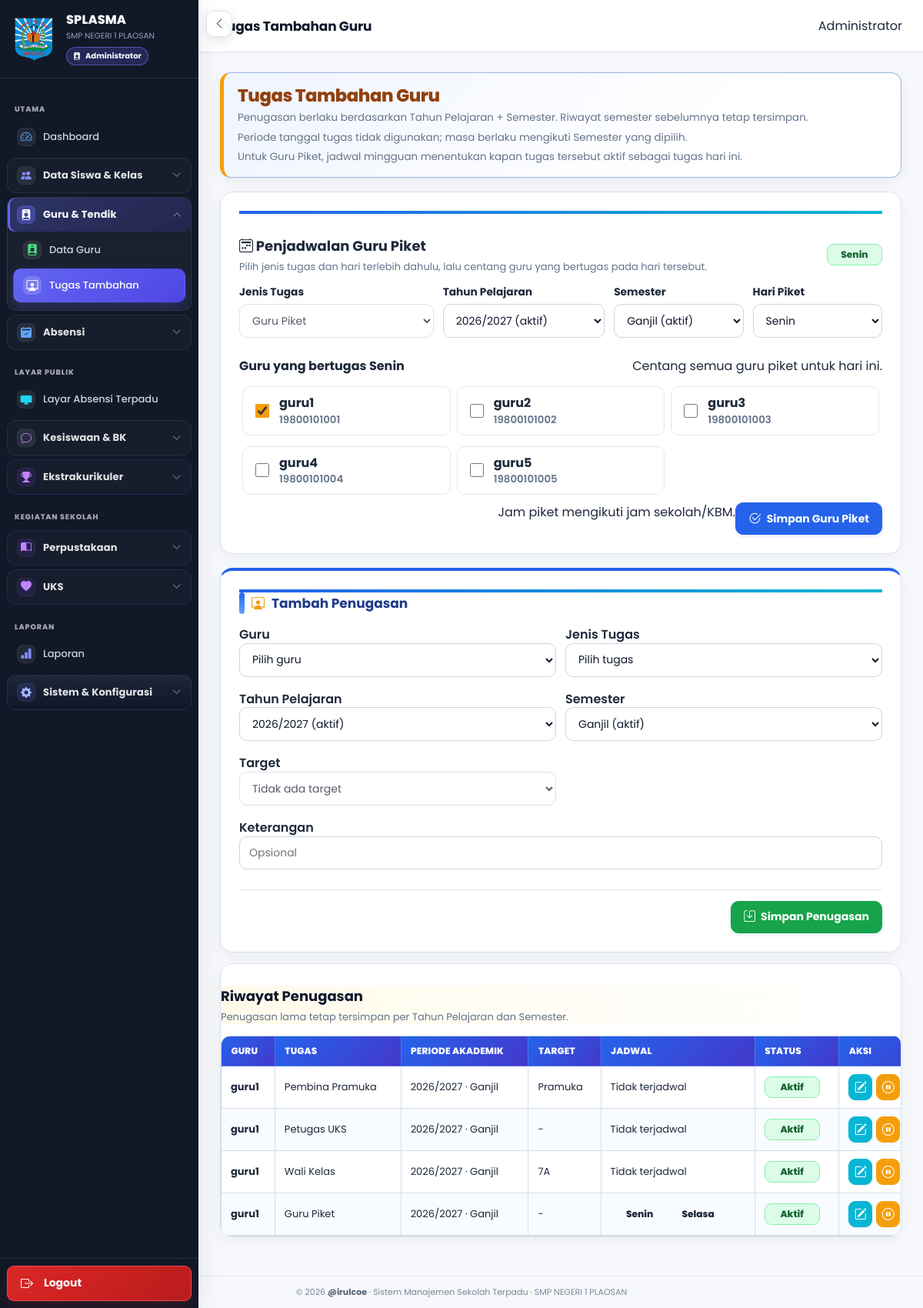
/tugas_guru/index.php (signed in), run on the app's committed database.
### tables this page shows
CREATE TABLE `profil_sekolah` (
  `id` bigint(20) UNSIGNED NOT NULL,
  `nama_sekolah` varchar(200) NOT NULL,
  `npsn` varchar(30) DEFAULT NULL,
  `nss` varchar(30) DEFAULT NULL,
  `jenjang` varchar(50) DEFAULT NULL,
  `status_sekolah` varchar(50) DEFAULT NULL,
  `alamat` text DEFAULT NULL,
  `desa` varchar(100) DEFAULT NULL,
  `kecamatan` varchar(100) DEFAULT NULL,
  `kabupaten` varchar(100) DEFAULT NULL,
  `provinsi` varchar(100) DEFAULT NULL,
  `kode_pos` varchar(10) DEFAULT NULL,
  `telepon` varchar(50) DEFAULT NULL,
  `email` varchar(150) DEFAULT NULL,
  `website` varchar(200) DEFAULT NULL,
  `logo` varchar(255) DEFAULT NULL,
  `foto` varchar(255) DEFAULT NULL,
  `nama_kepala` varchar(200) DEFAULT NULL,
  `nip_kepala` varchar(50) DEFAULT NULL,
  `created_at` timestamp NULL DEFAULT current_timestamp(),
  `updated_at` timestamp NULL DEFAULT current_timestamp() ON UPDATE current_timestamp()
);

CREATE TABLE `jenis_tugas` (
  `id` bigint(20) UNSIGNED NOT NULL,
  `kode` varchar(50) NOT NULL,
  `nama` varchar(100) NOT NULL,
  `kategori` varchar(50) DEFAULT NULL,
  `aktif` tinyint(1) NOT NULL DEFAULT 1,
  `keterangan` text DEFAULT NULL,
  `created_at` timestamp NULL DEFAULT current_timestamp(),
  `updated_at` timestamp NULL DEFAULT current_timestamp() ON UPDATE current_timestamp()
);

CREATE TABLE `guru` (
  `id` bigint(20) UNSIGNED NOT NULL,
  `nama` varchar(150) NOT NULL,
  `nip` varchar(50) DEFAULT NULL,
  `jk` enum('L','P') DEFAULT NULL,
  `no_hp` varchar(30) DEFAULT NULL,
  `kode_qr` varchar(100) NOT NULL,
  `mapel` varchar(100) DEFAULT NULL,
  `status` enum('aktif','nonaktif') NOT NULL DEFAULT 'aktif',
  `created_at` timestamp NULL DEFAULT current_timestamp(),
  `updated_at` timestamp NULL DEFAULT current_timestamp() ON UPDATE current_timestamp()
);

CREATE TABLE `tugas_guru` (
  `id` bigint(20) UNSIGNED NOT NULL,
  `guru_id` bigint(20) UNSIGNED NOT NULL,
  `jenis_tugas_id` bigint(20) UNSIGNED NOT NULL,
  `tahun_pelajaran_id` bigint(20) UNSIGNED NOT NULL,
  `semester_id` bigint(20) UNSIGNED DEFAULT NULL,
  `target_tipe` varchar(30) DEFAULT NULL,
  `target_id` bigint(20) UNSIGNED DEFAULT NULL,
  `mulai` date DEFAULT NULL,
  `selesai` date DEFAULT NULL,
  `aktif` tinyint(1) NOT NULL DEFAULT 1,
  `keterangan` varchar(255) DEFAULT NULL,
  `created_at` timestamp NULL DEFAULT current_timestamp(),
  `updated_at` timestamp NULL DEFAULT current_timestamp() ON UPDATE current_timestamp()
);

CREATE TABLE `tahun_pelajaran` (
  `id` bigint(20) UNSIGNED NOT NULL,
  `nama` varchar(20) NOT NULL,
  `aktif` tinyint(1) NOT NULL DEFAULT 0,
  `tanggal_mulai` date DEFAULT NULL,
  `tanggal_selesai` date DEFAULT NULL,
  `created_at` timestamp NULL DEFAULT current_timestamp(),
  `updated_at` timestamp NULL DEFAULT current_timestamp() ON UPDATE current_timestamp()
);

CREATE TABLE `semester` (
  `id` bigint(20) UNSIGNED NOT NULL,
  `tahun_pelajaran_id` bigint(20) UNSIGNED NOT NULL,
  `nama` enum('Ganjil','Genap') NOT NULL,
  `aktif` tinyint(1) NOT NULL DEFAULT 0,
  `tanggal_mulai` date DEFAULT NULL,
  `tanggal_selesai` date DEFAULT NULL,
  `created_at` timestamp NULL DEFAULT current_timestamp(),
  `updated_at` timestamp NULL DEFAULT current_timestamp() ON UPDATE current_timestamp()
);

CREATE TABLE `tugas_guru_jadwal` (
  `id` bigint(20) UNSIGNED NOT NULL,
  `tugas_guru_id` bigint(20) UNSIGNED NOT NULL,
  `hari` tinyint(3) UNSIGNED NOT NULL,
  `jam_mulai` time DEFAULT NULL,
  `jam_selesai` time DEFAULT NULL,
  `aktif` tinyint(1) NOT NULL DEFAULT 1,
  `keterangan` varchar(255) DEFAULT NULL,
  `created_at` timestamp NULL DEFAULT current_timestamp(),
  `updated_at` timestamp NULL DEFAULT current_timestamp() ON UPDATE current_timestamp()
);

### tugas_guru/index.php (the view, shortened to what the rows shown need)
<?php
require_once __DIR__ . '/../includes/task_access.php';
$years = $pdo->query("SELECT id,nama,aktif FROM tahun_pelajaran ORDER BY tanggal_mulai DESC,id DESC")->fetchAll();
$activeYear = 0;
foreach ($years as $y) { if ((int)$y['aktif'] === 1) { $activeYear = (int)$y['id']; break; } }
$semesters = $pdo->query("SELECT id,tahun_pelajaran_id,nama,aktif FROM semester ORDER BY tahun_pelajaran_id DESC,id")->fetchAll();
$editId = (int)($_GET['edit'] ?? 0);
$guruRows = $pdo->query("SELECT id,nama,nip FROM guru WHERE status='aktif' ORDER BY nama")->fetchAll();
$jenisRows = $pdo->query("SELECT id,kode,nama FROM jenis_tugas WHERE aktif=1 AND kode <> 'GURU_BK' ORDER BY kategori,nama,id")->fetchAll();
$rows = $pdo->query("SELECT tg.*,g.nama guru_nama,jt.nama jenis_nama,jt.kode jenis_kode,tp.nama tapel,s.nama semester_nama,
 CASE WHEN tg.target_tipe='kelas' THEN (SELECT mk.nama FROM master_kelas mk WHERE mk.id=tg.target_id) WHEN tg.target_tipe='ekstrakurikuler' THEN (SELECT e.nama FROM ekstrakurikuler e WHERE e.id=tg.target_id) ELSE NULL END target_nama
 FROM tugas_guru tg JOIN guru g ON g.id=tg.guru_id JOIN jenis_tugas jt ON jt.id=tg.jenis_tugas_id JOIN tahun_pelajaran tp ON tp.id=tg.tahun_pelajaran_id JOIN semester s ON s.id=tg.semester_id ORDER BY tp.tanggal_mulai DESC,s.id DESC,tg.id DESC")->fetchAll();
$jadwalByTask = [];
if ($rows) {
    $ids = array_map(fn($r) => (int)$r['id'], $rows);
    $ph = implode(',', array_fill(0,count($ids),'?'));
    $q = $pdo->prepare("SELECT * FROM tugas_guru_jadwal WHERE tugas_guru_id IN ($ph) AND aktif=1 ORDER BY hari,jam_mulai");
    $q->execute($ids);
    foreach ($q->fetchAll(PDO::FETCH_ASSOC) as $j) $jadwalByTask[(int)$j['tugas_guru_id']][] = $j;
}
$dayNames = [1=>'Senin',2=>'Selasa',3=>'Rabu',4=>'Kamis',5=>'Jumat',6=>'Sabtu',7=>'Minggu'];
$piketJenisId = 0;
foreach ($jenisRows as $jr) { if (in_array((string)$jr['kode'], ['GURU_PIKET','PETUGAS_PIKET'], true)) { $piketJenisId = (int)$jr['id']; break; } }
$piketTapel = (int)($_GET['piket_tapel'] ?? $activeYear);
$piketSemester = (int)($_GET['piket_semester'] ?? 0);
$piketHari = (int)($_GET['piket_hari'] ?? 1);
if ($piketSemester < 1) {
    foreach ($semesters as $s) { if ((int)$s['tahun_pelajaran_id'] === $piketTapel && (int)$s['aktif'] === 1) { $piketSemester = (int)$s['id']; break; } }
}
$piketAssigned = [];
if ($piketJenisId > 0 && $piketTapel > 0 && $piketSemester > 0) {
    $qa = $pdo->prepare("SELECT tg.guru_id FROM tugas_guru tg JOIN tugas_guru_jadwal tgj ON tgj.tugas_guru_id=tg.id AND tgj.aktif=1 AND tgj.hari=? WHERE tg.jenis_tugas_id=? AND tg.tahun_pelajaran_id=? AND tg.semester_id=? AND tg.aktif=1 AND tg.target_tipe IS NULL AND tg.target_id IS NULL");
    $qa->execute([$piketHari,$piketJenisId,$piketTapel,$piketSemester]);
    foreach ($qa->fetchAll(PDO::FETCH_ASSOC) as $ar) {
        $piketAssigned[(int)$ar['guru_id']] = true;
    }
}
require_once __DIR__ . '/../layouts/header.php';
require_once __DIR__ . '/../layouts/sidebar.php';
?>
<main class="main guru-task-page"><header class="topbar"><div class="topbar-title">Tugas Tambahan Guru</div><div class="topbar-user"><?=e(user_name())?></div></header><section class="content">
<div class="page-header"><div><h1>Tugas Tambahan Guru</h1></div></div>
<div class="form-card piket-bulk-card" id="piket-bulk"><div class="section-title"><div><h2><i class="bi bi-calendar2-week"></i> Penjadwalan Guru Piket</h2></div></div><form method="get" class="piket-filter"><div><label>Jenis Tugas<select class="form-control" disabled><option><?=e($jenisRows[array_search($piketJenisId,array_column($jenisRows,'id'))]['nama'] ?? 'Guru Piket')?></option></select></label></div></form><form method="post" class="piket-bulk-form"><div class="piket-teacher-grid"><?php foreach($guruRows as $g):?><label class="piket-teacher-item"><input type="checkbox" name="piket_guru_id[]" value="<?=$g['id']?>" <?=isset($piketAssigned[(int)$g['id']])?'checked':''?>><span><strong><?=e($g['nama'])?></strong><?php if($g['nip']):?><small><?=e($g['nip'])?></small><?php endif;?></span></label><?php endforeach;?></div></form></div>
<div class="form-card" id="editor"><h2><i class="bi bi-person-workspace"></i> <?=$editId ? 'Edit Penugasan' : 'Tambah Penugasan'?></h2>
</div>
<div class="dashboard-table-card"><div class="section-title"><div><h2>Riwayat Penugasan</h2><p>Penugasan lama tetap tersimpan per Tahun Pelajaran dan Semester.</p></div></div><div class="table-responsive"><table class="data-table"><thead><tr><th>Guru</th><th>Tugas</th><th>Periode Akademik</th><th>Target</th><th>Jadwal</th><th>Status</th><th>Aksi</th></tr></thead><tbody><?php if(!$rows):?><tr><td colspan="7" class="empty-state">Belum ada penugasan.</td></tr><?php else:foreach($rows as $r):?><tr><td><strong><?=e($r['guru_nama'])?></strong></td><td><?=e($r['jenis_nama'])?></td><td><?=e($r['tapel'])?> · <?=e($r['semester_nama'])?></td><td><?=e($r['target_nama']??'-')?></td><td><?php $js=$jadwalByTask[(int)$r['id']]??[]; if(!$js):?><span class="text-muted">Tidak terjadwal</span><?php else:foreach($js as $j):?><span class="status-badge" style="margin:2px"><?=e($dayNames[(int)$j['hari']])?></span><?php endforeach;endif;?></td><td><span class="status-badge <?=$r['aktif']?'status-aktif':'status-nonaktif'?>"><?=$r['aktif']?'Aktif':'Nonaktif'?></span></td><td><div class="table-actions"><a class="btn btn-secondary btn-sm btn-icon-sm" title="Edit penugasan" aria-label="Edit penugasan" href="<?=BASE_URL?>tugas_guru/index.php?edit=<?=(int)$r['id']?>#editor"><i class="bi bi-pencil-square" aria-hidden="true"></i></a><form method="post" style="display:inline" onsubmit="return confirm('Ubah status penugasan ini?')"><?=csrf_field()?><input type="hidden" name="action" value="toggle_task"><input type="hidden" name="id" value="<?=$r['id']?>"><button class="btn btn-warning btn-sm btn-icon-sm" type="submit" title="<?=$r['aktif']?'Nonaktifkan':'Aktifkan'?> penugasan" aria-label="<?=$r['aktif']?'Nonaktifkan':'Aktifkan'?> penugasan"><i class="bi <?=$r['aktif']?'bi-pause-circle':'bi-play-circle'?>" aria-hidden="true"></i></button></form><form method="post" style="display:inline" onsubmit="return confirm('Hapus penugasan ini? Jadwal piket terkait juga akan dihapus. Riwayat penugasan yang sudah tidak diperlukan sebaiknya dinonaktifkan, bukan dihapus.')"><?=csrf_field()?><input type="hidden" name="action" value="delete_task"><input type="hidden" name="id" value="<?=$r['id']?>"><button class="btn btn-danger btn-sm btn-icon-sm" type="submit" title="Hapus penugasan" aria-label="Hapus penugasan"><i class="bi bi-trash3" aria-hidden="true"></i></button></form></div></td></tr><?php endforeach;endif;?></tbody></table></div></div>
</section></main>
<?php require_once __DIR__ . '/../layouts/footer.php'; ?>

### layouts/sidebar.php (shortened to what the rows shown need)
<?php $sidebar_role_class = 'sidebar-role-' . preg_replace('/[^a-z0-9_-]/i', '', (string)user_role()); ?>
<aside id="globalSidebar" class="sidebar <?= e($sidebar_role_class) ?>" aria-label="Navigasi utama">
    <div class="sidebar-brand">
        <?php if (!empty($school_profile['logo'])): ?>
            <img src="<?= e(school_logo_url($pdo)) ?>" alt="Logo Sekolah" class="sidebar-logo">
        <?php endif; ?>
        <div class="sidebar-brand-info">
            <div class="sidebar-brand-title">SPLASMA</div>
            <small><?= e($school_profile['nama_sekolah']) ?></small>
            <div class="sidebar-role-badge">
                <i class="bi bi-person-badge-fill" aria-hidden="true"></i>
                <span><?= e(sidebar_role_label()) ?></span>
            </div>
        </div>
    </div>
</aside>

### data on the page
profil_sekolah: logo (picture), nama_sekolah "SMP NEGERI 1 PLAOSAN"
jenis_tugas: nama "Guru Piket"
guru: id "☑", nama "guru1", nip "19800101001"
guru: nama "guru2", nip "19800101002"
guru: nama "guru3", nip "19800101003"
guru: nama "guru4", nip "19800101004"
guru: nama "guru5", nip "19800101005"
tugas_guru: guru.nama "guru1", jenis_tugas.nama "Pembina Pramuka", tahun_pelajaran.nama "2026/2027", semester.nama "Ganjil", target_nama "Pramuka", shows "Tidak terjadwal", aktif "Aktif"
tugas_guru: guru.nama "guru1", jenis_tugas.nama "Petugas UKS", tahun_pelajaran.nama "2026/2027", semester.nama "Ganjil", target_nama "-", shows "Tidak terjadwal", aktif "Aktif"
tugas_guru: guru.nama "guru1", jenis_tugas.nama "Wali Kelas", tahun_pelajaran.nama "2026/2027", semester.nama "Ganjil", target_nama "7A", shows "Tidak terjadwal", aktif "Aktif"
tugas_guru: guru.nama "guru1", jenis_tugas.nama "Guru Piket", tahun_pelajaran.nama "2026/2027", semester.nama "Ganjil", target_nama "-", aktif "Aktif"
tugas_guru_jadwal: hari "Senin"
tugas_guru_jadwal: hari "Selasa"

### other printed values
sidebar_role_label() "Administrator"
$label "Dashboard Data Guru Tugas Tambahan Layar Absensi Terpadu Laporan"
$label "Data Siswa & Kelas Guru & Tendik Absensi Kesiswaan & BK Ekstrakurikuler Perpustakaan UKS Sistem & Konfigurasi"
user_name() "Administrator"
$dayNames[$piketHari] "Senin"
APP_NAME "Sistem Manajemen Sekolah Terpadu"
NAMA_SEKOLAH "SMP NEGERI 1 PLAOSAN"
form field piket_tapel "2026/2027 (aktif)"
form field piket_semester "Ganjil (aktif)"
form field piket_hari "Senin"
form field tahun_pelajaran_id "2026/2027 (aktif)"
form field semester_id "Ganjil (aktif)"
